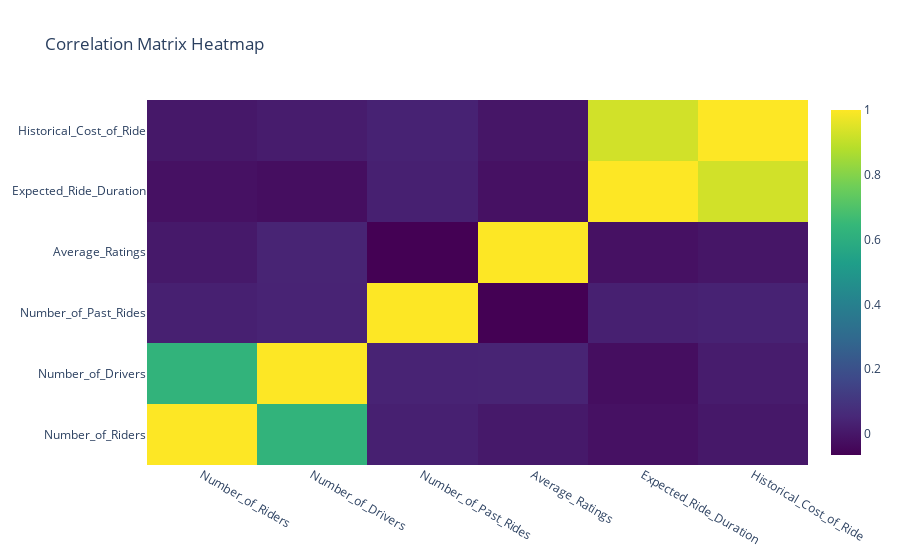

Notebook source saved alongside this figure:
### Code cell
fig = go.Figure(data  = go.Heatmap(
    z = corr_matrix.values,
    x = corr_matrix.columns,
    y = corr_matrix.columns,
    colorscale = 'Viridis'
))

fig.update_layout(title='Correlation Matrix Heatmap')
fig.show()

### Figure 1 — Plotly figure (JSON) as saved in the notebook; plotly's stock layout.template omitted (floating-point values rounded to 4 significant figures)
{"data": [{"colorscale": [[0, "#440154"], [0.1111, "#482878"], [0.2222, "#3e4989"], [0.3333, "#31688e"], [0.4444, "#26828e"], [0.5556, "#1f9e89"], [0.6667, "#35b779"], [0.7778, "#6ece58"], [0.8889, "#b5de2b"], [1, "#fde725"]], "type": "heatmap", "x": ["Number_of_Riders", "Number_of_Drivers", "Number_of_Past_Rides", "Average_Ratings", "Expected_Ride_Duration", "Historical_Cost_of_Ride"], "y": ["Number_of_Riders", "Number_of_Drivers", "Number_of_Past_Rides", "Average_Ratings", "Expected_Ride_Duration", "Historical_Cost_of_Ride"], "z": [[1.0, 0.627, 0.02927, 0.008572, -0.01586, 0.005826], [0.627, 1.0, 0.03966, 0.0412, -0.02442, 0.01708], [0.02927, 0.03966, 1.0, -0.06473, 0.03068, 0.03586], [0.008572, 0.0412, -0.06473, 1.0, -0.01697, -0.001063], [-0.01586, -0.02442, 0.03068, -0.01697, 1.0, 0.9275], [0.005826, 0.01708, 0.03586, -0.001063, 0.9275, 1.0]]}], "layout": {"title": {"text": "Correlation Matrix Heatmap"}}}
